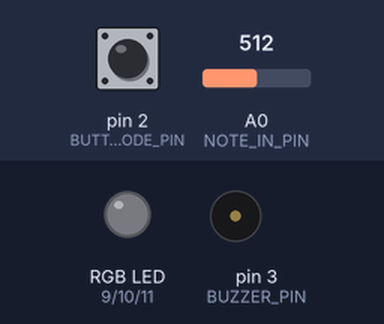
A sketch run on a simulated Arduino Uno, built with avr-gcc and run on an emulated ATmega328P. Shown: an RGB LED mixed from three pins (HIGH = lit), buzzer (waves = sounding). The test bench sets the inputs (shaded band); at power-on: pin 2 (BUTTON_MODE_PIN) LOW, A0 (NOTE_IN_PIN) = 512. Random numbers use the default seed unless the sketch sets one.

Above: at 1.2 s.
1.3 s: pin 2 (BUTTON_MODE_PIN) pulled HIGH for 3.2 s
At 3.9 s:
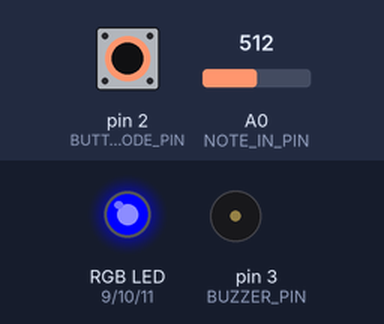
At 4.7 s:
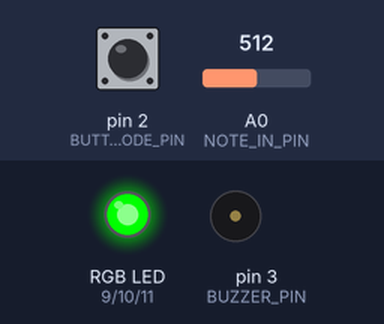
6.0 s: pin 2 (BUTTON_MODE_PIN) pulled HIGH for 1 s
At 8.5 s:
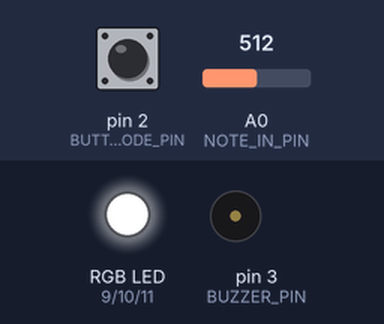
Timing chart, 0 to 10.0 s (numbered marks = the images above; inputs shaded):
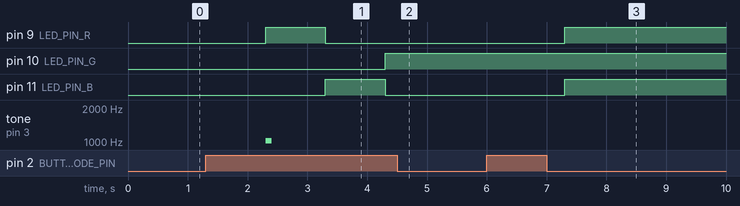

The sketch:

Aniesha_CART_360_ETUDE_4.ino
```cpp
/********************** ETUDE 4 CART 360 2020 *******************************
 * WELCOME! IN THIS ETUDE WE WILL USE TIMERS & COMPUTE A RUNNING AVERAGE FOR PHOTOCELL
 * THE PURPOSE OF THIS EXERCISE IS EXTEND ETUDE_3 WITH THE FOLLOWING FUNCTIONALITY:
 * 1/ WE WILL CHANGE THE RECORD MODE SUCH THAT IT NOT ONLY RECORDS THE NOTE BUT THE DURATION THAT NOTE WAS PRESSED AS WELL
 * WE WILL ALLOW A USER TO HOLD DOWN A BUTTON FOR A MAXIMUM OF 5 SECONDS
 * 2/ WE WILL ADD A PHOTOCELL TO INCORPORATE FREQUENCY MODULATION - WHEN YOU PRESS A BUTTON AND AFFECT THE PHOTOCELL,
 * THE FREQUENCY WILL CHANGE
 * 3/ IN RECORD MODE -YOU WILL PLAY THE NOTE LIVE WITH THE LIVE VALUE OF THE PHOTOCELL, IN PLAYBACK YOU WILL USE THE AVERAGE
 * PHOTOCELL VALUE AS AN OFFSET TO THE FREQUENCY
 * 4/ WE WILL HAVE A NEW PLAYMODE WHICH WILL PLAYBACK THE FREQUENCY+AVERAGE PHOTO VAL AND THE DURATION ASSOCIATED WITH THE NOTE
 * 5/ ADDITIONALLY, IN PLAYBACK, THE LED BRIGHTNESS & COLOUR WILL CHANGE ACCORDING TO THE NOTE VALUE
 * 6/ RE-IMPLEMENT THE LIVE MODE TO INCORPORATE THE PHOTOCELL VALUE
 * PLEASE NOTE:: THE OTHER NEW FUNCTIONS(BESIDES 6/) TO IMPLEMENT ARE AT THE BOTTOM OF THE CODE...


 * PLEASE FOLLOW THE INSTRUCTIONS IN THE COMMENTS:
 * DO NOT ADD ANY MORE FUNCTION DEFINITIONS
 * ONLY IMPLEMENT THE FUNCTION DEFINITIONS SUPPLIED
 * THERE IS NO NEED TO ADD ANY NEW VARIABLES OR CONSTANTS
 * PROVIDE COMMENTS FOR ANY OF THE CODE IMPLEMENTED
 * GOOD LUCK!
 */
/**** CONSTANTS ********************************************************/

#define BUTTON_MODE_PIN 2 // Button to change the mode

// constants for RGB LED
#define LED_PIN_R 9 // R PIN
#define LED_PIN_G 10 // G PIN
#define LED_PIN_B 11 // B PIN

// constant for note in (button-resistor ladder on breadboard)
# define NOTE_IN_PIN A0

//constant for max number of notes in array
#define MAX_NOTES 16

// a constant for duration
const int duration = 200;

// constant for pin to output for buzzer
#define BUZZER_PIN 3 // PWM

// constant for input from photo cell
#define PHOTO_PIN A1

// constant for size of running samples array (for averging)
#define RUNNING_SAMPLES 16

// max pressing time
const int MAX_PRESS_TIME = 4096; //2^12 = 4096

/******** VARIABLES *****************************************************/
// counter for how many notes we have
int countNotes = 0;
// array to hold the notes played (for record/play mode)
int notes [MAX_NOTES];
int mode = 0; // start at off

/******** VARIABLES FOR ETUDE 4 *****************************************************/
// NEW FOR ETUDE 4: array to hold durations
// will be a parallel array to the notes array -
// meaning that at index 0 of notes[] is stored the 1st frequency, and at index 0 of
// the durations array is stored the 1st duration for THAT note....
int durations [MAX_NOTES];

// boolean to determine if a note button was being pressed:
boolean activeNoteButton = false;

// keep track of the active frequency
int activeFrequency = 0;

// keep track of offset Freq generated by the photocell
int offsetFrequency = 0;

// keep track of average Freq generated by the photocell
int averageOffsetFreq = 0;

// timer vars
unsigned long timePassed;
unsigned long startTime;

// var to hold the note pressed
int testNote;

// vars for averageing
int runningAverageBuffer[RUNNING_SAMPLES];
int nextCount = 0;

int photocellValue;

// var to combine the photocell value & note frequency
int combination;


/******** VARIABLES FOR LOOPER *****************************************************/
// check for repetition
int randomRepCheck [MAX_NOTES];
// store unrepeated random numbers
int mainRandomNumber [MAX_NOTES];
// for while loop to check if all 16 spots of the mainRandomNumber array are filled
int j = 1;

/*************************************************************************/


/**********************SETUP() DO NOT CHANGE*******************************/
// Declare pin mode for the single digital input
void setup()
{
  /* DEBUG THE STATES */
  Serial.begin(57600);
  while(!Serial);
  /* Button Input (for choosing mode) */
  pinMode(BUTTON_MODE_PIN, INPUT);
  /* Define the output for the RGB led and Piezo */
  pinMode(LED_PIN_R, OUTPUT);
  pinMode(LED_PIN_G, OUTPUT);
  pinMode(LED_PIN_B, OUTPUT);
  pinMode(BUZZER_PIN,OUTPUT);
  /* Photocell Input */
  pinMode(PHOTO_PIN, INPUT);
}

/**********************LOOP() DO NOT CHANGE *******************************
 * INSTRUCTIONS:
 * There is NO NEED to change the loop - it establishes the flow of the program
 * We call here 3 functions repeatedly:
 * 1: chooseMode(): this function will determine the mode that your program is in
 * based on if the button (linked to the BUTTON_MODE_PIN) was pressed
 * 2: setRGB(): will set the color of the RGB LED based on the value of the mode variable
 * 3: selectMode(): will determine which function to call based on the value of the mode variable

**************************************************************************/
void loop()
{
  chooseMode();
  setRGB(mode);
  selectMode();
}
/******************CHOOSEMODE() *********************************
 * INSTRUCTIONS:
 * Read the value from the Button (linked to the BUTTON_MODE_PIN) and
 * if is being pressed then change the mode variable.
 * REMEMBER:
 * mode == 0 is reset
 * mode == 1 is live
 * mode == 2 is record
 * mode == 3 is play
 * mode == 4 is loopMode
 * Every time the user presses the button, the program will go to the next mode,
 * once it reaches 4, it should go back to mode == 0.
 * (i.e. if mode ==2 and we press, then mode ==3) ...
 *
**************************************************************************/

void chooseMode(){
  if (digitalRead(BUTTON_MODE_PIN) == HIGH)
  {
    delay(1000);
    if (mode < 4) {
      mode++;}
    else mode = 0;
  }
}


/******************SETRGB()*********************************************
 * INSTRUCTIONS:
 * Depending on the value of the mode variable:
 * if the mode is 0 - RGB LED IS OFF
 * if the mode is 1 - RGB LED IS BLUE
 * if mode is 2 - RGB LED IS RED
 * if mode is 3 - RGB LED IS GREEN
 * if mode is 4 - RGB LED iS PURPLE
 * YOU MUST USE A SWITCH CASE CONSTRUCT (NOT A SERIES OF IF / ELSE STATEMENTS

**************************************************************************/

void setRGB(int modeButtonColor)
{
  switch(modeButtonColor){

   case 0:
    digitalWrite(LED_PIN_R,0);
    digitalWrite(LED_PIN_G,0);
    digitalWrite(LED_PIN_B,0);
    break;

   case 1:
    digitalWrite(LED_PIN_R,255);
    digitalWrite(LED_PIN_G,0);
    digitalWrite(LED_PIN_B,0);
    break;

   case 2:
    digitalWrite(LED_PIN_R,0);
    digitalWrite(LED_PIN_G,0);
    digitalWrite(LED_PIN_B,255);
    break;

   case 3:
    digitalWrite(LED_PIN_R,0);
    digitalWrite(LED_PIN_G,255);
    digitalWrite(LED_PIN_B,0);
    break;

   case 4:
    digitalWrite(LED_PIN_R,102);
    digitalWrite(LED_PIN_G,12);
    digitalWrite(LED_PIN_B,125);
    break;
  }
}


/**********************SELECTMODE() *******************************
 * INSTRUCTIONS:
 * There is NO NEED to change this function - it selects WHICH function should run based on the mode variable
 * There are 4 possibilities
 * 1: reset(): this function will reset any arrays etc, and will do nothing else
 * 2: live(): this function will play the corresponding notes
 * to the user pressing the respective buttons.
 * NOTE:: the notes played are NOT stored
 * 3: record(): this function will play the corresponding notes
 * to the user pressing the respective buttons
 * AND will STORE up to 16 consecutive notes in an array.
 * 4: play(): this function will playback any notes stored in the array that were recorded
 * in the previous mode
 * 5: loopMode(): this function will playback any notes stored in the array that were recorded,
 * BUT unlike the previous mode, you can choose in which sequence the notes are played.
 * REQUIRED: only play notes from the array (no live stuff)

******************************************************************************/
void selectMode()
{
  if(mode == 0) {
    reset();
  }

  else if(mode == 1) {
    live();
  }

  else if(mode == 2) {
    recordWithDuration();
  }

  else if(mode == 3) {
    playWithDuration();
  }

   else if(mode == 4) {
    loopWithDuration();
  }
}
/******************RESET() **************************************
 * INSTRUCTIONS:
 * this function should ensure that any notes recorded are no longer available
**************************************************************************/

// The for loop will go through the maximum notes until 16 and
// resets the value of the arrays to the initial value (0)
// therefore, it is free again to record a new set of notes
void reset()
{
  for (int i = 0; i < MAX_NOTES; i++) {
    notes[i] = 0;
    durations[i] = 0;
    runningAverageBuffer[i] = 0;
    // reset all variables
    countNotes = 0;
    nextCount = 0;
    mode = 0;
    activeNoteButton = false;
    activeFrequency = 0;
    offsetFrequency = 0;
    averageOffsetFreq = 0;
  }
}

/******************LIVE()  - RE-IMPLEMENT **************************************
 * INSTRUCTIONS:
 * this function will play the corresponding notes BUT NO TIMING INFO
 * to the user pressing the respective buttons
 * NOTE:: the notes played are NOT stored
 * SO: you need read in the input from the analog input (linked to the button-resistor ladder combo)
 * ALSO - get the value of the photo cell and combine it with the note frequency
 * THEN - output the note to the buzzer using the tone() function, as 3rd argument
 * make the duration value == to 100
**************************************************************************/
void live()
{
   // IMPLEMENT live()
   // value of the photoCell
   offsetFrequency = getPhotoFrequency();
   // value of the note frequency
   int noteVal = analogRead(NOTE_IN_PIN);
   // combination of both values
   combination = noteVal + offsetFrequency;

   // output sound
   tone(BUZZER_PIN, combination, duration/2);
}

/******************RECORDWITHDURATION(): IMPLEMENT *********************************
 * INSTRUCTIONS:
 * this function will play the corresponding notes
 * to the user pressing the respective buttons
 * AND will STORE up to 16 consecutive notes in an array.
 * It will ALSO use a timer to keep track of how long the current note button has been pressed
 * It will ALSO sample the photocell value to be used live as well as well as calling the function to calculate
 * the running average of the photocell value
 * SO:I have implemented a basic framework for you to follow - the basic state machine.
 * YOUR JOB is to implement the NEW functions that get called within the framework...
**************************************************************************/
void recordWithDuration()
{
  // to handle a little bit of noise
  int theAdjuster = 2; // Scale 2^2, 2^3, 2^4, 2^5 etc (Multiple of 2s)
  // check we have not stored more than 16 notes
  if (countNotes < MAX_NOTES)
  {
    // read in the value from button press
    testNote = analogRead(NOTE_IN_PIN);
    /*** STATE A::: *******************************************
        IF the testNote is > theAdjuster AND the timer has not reached 5 secs:
        This means we are pressing on a note button
    */
    if (testNote > theAdjuster && (timePassed < MAX_PRESS_TIME)) {
      /*** STATE AA::: *******************************************
          IF the boolean is false it means we have just started to press the button
          YOU now need to implement the function below which will set up all things
          required to have a new timer
      */
      if (activeNoteButton == false)
      {
        /*** FUNCTION TO IMPLEMENT ***/
        startUpTimer();
        /* the button is being kept pressed for 5 sec */
        activeNoteButton = true;
      }
      /*** STATE AA::: *******************************************
           IF the boolean is true it means we are continuing to press the button
           YOU now need to implement the function below which will allow for
           1/ timer to be updated
           2/ get the photoCell Value
           3/ get the current running average
      */
      else
      {
        // update the timer
        updateTimer();
         /*** FUNCTION TO IMPLEMENT ***/
        offsetFrequency = getPhotoFrequency();
         /*** FUNCTION TO IMPLEMENT ***/
        playCurrentNote();
        /*** FUNCTION TO IMPLEMENT ***/
        averageOffsetFreq = getRunningAverage();
      }
    }
    /*** STATE B::: *******************************************
       IF the testNote is > theAdjuster AND the timer HAS reached 5 secs:
       then WRITE the code to turn OFF the buzzer.
    */
    else if (testNote > theAdjuster && (timePassed > MAX_PRESS_TIME))
    {
      // WRITE the code to turn OFF the buzzer
      noTone(BUZZER_PIN);
    }
    /*** STATE C::: *******************************************
       IF the testNote is < theAdjuster AND the boolean is true
       this means we have STOPPED pressing the button
       YOU: need to implement the function to update the arrays etc
    */
    else if ((testNote <= theAdjuster && activeNoteButton == true) ) {
      updateArraysWithNoteAndTimings();
    }
  }
}

/******************STARTUPTIMER(): IMPLEMENT *********************************
 * INSTRUCTIONS:
 * this function will set all required variables to reset the timer
**************************************************************************/
void startUpTimer()
{
   startTime = 1;
   timePassed = 0;
}

/******************UPDATETIMER(): IMPLEMENT *********************************
 * INSTRUCTIONS:
 * this function will update the current timer
**************************************************************************/
void updateTimer()
{
  /* add the start time to the time passed to calculate 5 secs */
  timePassed += startTime;
  /* store the secs that the note has been played for */
  durations[countNotes] = timePassed;
}

/******************PLAYCURRENTNOTE(): IMPLEMENT *********************************
 * INSTRUCTIONS:
 * this function will play the current note being pressed in RecordDuration mode
 * and the frequency should be note value + offset from photocell
 * add as the 3rd parameter to the tone() a duration of _DURATION_OF_NOTE_
 * tone( BUZZER_PIN , _FREQ_+_OFFSET , _DURATION_OF_NOTE_ );
 * delay( _DURATION_OF_NOTE_ );
**************************************************************************/
void playCurrentNote()
{
   // For playback mode, store the value of note frequency
   notes[countNotes] = testNote;
   // Store the frequency of the photocell in the running average buffer
   /*runningAverageBuffer[countNotes] = offsetFrequency;*/
   // play the current tone
   tone(BUZZER_PIN, notes[countNotes] + offsetFrequency, durations[countNotes]);
   delay(durations[countNotes]);
  /* Serial.println(notes[countNotes]); */
}

/******************UPDATEARRAYSWITHNOTEANDTIMINGS(): IMPLEMENT *********************************
 * INSTRUCTIONS:
 * this function will handle the case where the note is no longer being pressed:
 * you need to update the arrays
 * NOTE: please for the note value  - combine with the running average val from the photocell
 * reset the necessary booleans
 * reset any counters
**************************************************************************/
void updateArraysWithNoteAndTimings()
{
  countNotes += 1;
  activeNoteButton = false;
  timePassed = 0;
}

/******************GETPHOTOFREQUENCY(): IMPLEMENT *********************************
 * INSTRUCTIONS:
 * this function will get input from the photocell
 * please manipulate to your liking and return the value accordingly
**************************************************************************/
int getPhotoFrequency()
{
  // code from: https://arduinogetstarted.com/tutorials/arduino-light-sensor
  photocellValue = analogRead(PHOTO_PIN);
  return photocellValue;
  /*
  Serial.println("Analog reading = ");
  Serial.println(photocellValue);   // the raw analog reading


  if (photocellValue < 10) {
    Serial.println(" - Dark");
  } else if (photocellValue < 200) {
    Serial.println(" - Dim");
  } else if (photocellValue < 500) {
    Serial.println(" - Light");
  } else if (photocellValue < 800) {
    Serial.println(" - Bright");
  } else {
    Serial.println(" - Very bright");
  }

 delay(500); */

}

/******************GETRUNNINGAVERAGE(): IMPLEMENT *********************************
 * INSTRUCTIONS:
 * this function should compute the running average of the photcell value (returned from the
 * getPhotoFrequency() function).
**************************************************************************/
int getRunningAverage()
{

 /*for(int i = 0; i< RUNNING_SAMPLES; i++)
  {
    runningAverageBuffer[i] = getPhotoFrequency();
    nextCount+= runningAverageBuffer[i];
  }
  int average = nextCount/RUNNING_SAMPLES;
  delay(100);
  return average;*/

}

/******************COLORLED(): IMPLEMENT *********************************
 * INSTRUCTIONS:
 * this function will change the color of the led (in playback mode) to have the brightness
 * adjusted according to the frequency of the note being played (range : 0-255)
**************************************************************************/
void colorLED(int col)
{
  //IMPLEMENT
}

/******************PLAYWITHDURATION(): IMPLEMENT *********************************
 * INSTRUCTIONS:
 * As in Etude 2 - This is the true play back loop of the original recording
 * this function will got through the notes array and play back the note and
 * its corresponding duration value.
 * NOTE: we have not implemented any case/code for pauses  - this can be a fixed value
 * ALSO: call the function to change the color of the LED using the correct argument.
 * ALSO: note that the mode button will not be super responsive UNLESS you press the button
 * continuously - that is ok for this etude.
**************************************************************************/
void playWithDuration()
{
  // For loop that will play each note in its own duration
  for (int t = 0; t < MAX_NOTES; t++){
     tone(BUZZER_PIN, notes[j], durations[t]*5);
     delay(durations[t]*5);
  }
  delay(duration*2);
  // If the button is pressed, stop the buzzer
  if (digitalRead(BUTTON_MODE_PIN) == HIGH) {
     noTone(BUZZER_PIN);
  }
}

/******************LOOPWITHDURATION(): IMPLEMENT *********************************
 * INSTRUCTIONS:
 * As in Etude 2 - This is the custom (variant) play back loop of the original recording
 * the function will got through the notes array and play back the note and
 * its corresponding duration value.
 * NOTE: we have not implemented any case/code for pauses - this can be a fixed value
 * ALSO: call the function to change the color of the LED using the correct argument.
 * ALSO: note that the mode button will not be super responsive UNLESS you press the button
 * continuously - that is ok for this etude.
**************************************************************************/
void loopWithDuration()
{
  // CODE TO RANDOMIZE THE ORDER OF THE NOTES IN THE ARRAY
  // verify if the condition for the random generated number is true or false
  boolean randomAlreadyExists = false;

  while (j < MAX_NOTES) {
    // store the new random generated number
    int newRandom = random(1, 16);
    // the condition makes sure that the new random number is not repetitive
    for (int l= 1; l < MAX_NOTES; l++){
        if (newRandom == randomRepCheck[l]) {
        // If it is repetitive, change the state of the boolean
        randomAlreadyExists = true;
        break;
        }
       }

    // if the boolean is false
    if (!randomAlreadyExists) {
        // assign the unrepeated numbers to the mainRandomNumber array
        mainRandomNumber[j] = newRandom;
        // also assign it to the randomRepCheck, since this verifies the repetitiveness
        randomRepCheck[j] = newRandom;
        // move to the next element
        j++;
        }
        // reset the value of the boolean to default
        randomAlreadyExists = false;
       }

    // PLAY THE RECORDED NOTES IN THE ORDER DETERMINED ABOVE
    for (int k = 0; k < MAX_NOTES; k++) {
      // Make sure that the pauses won't be played (0)
        tone(BUZZER_PIN, notes[mainRandomNumber[k]], durations[k]*5);
        delay(durations[k]*5);
      }
      delay(duration);

}
```

Measured:
- after the input at 1.3 s, pin 9 (LED_PIN_R): LOW → HIGH after 1.0 s, → LOW 1.0 s later; pin 10 (LED_PIN_G): LOW → HIGH after 3.0 s; pin 11 (LED_PIN_B): LOW → HIGH after 2.0 s, → LOW 1.0 s later; tone on pin 3 (BUZZER_PIN): silent → 1024 Hz after 1.0 s, → silent 0.10 s later
- after the input at 6.0 s, pin 9 (LED_PIN_R), pin 11 (LED_PIN_B): LOW → HIGH after 1.3 s
